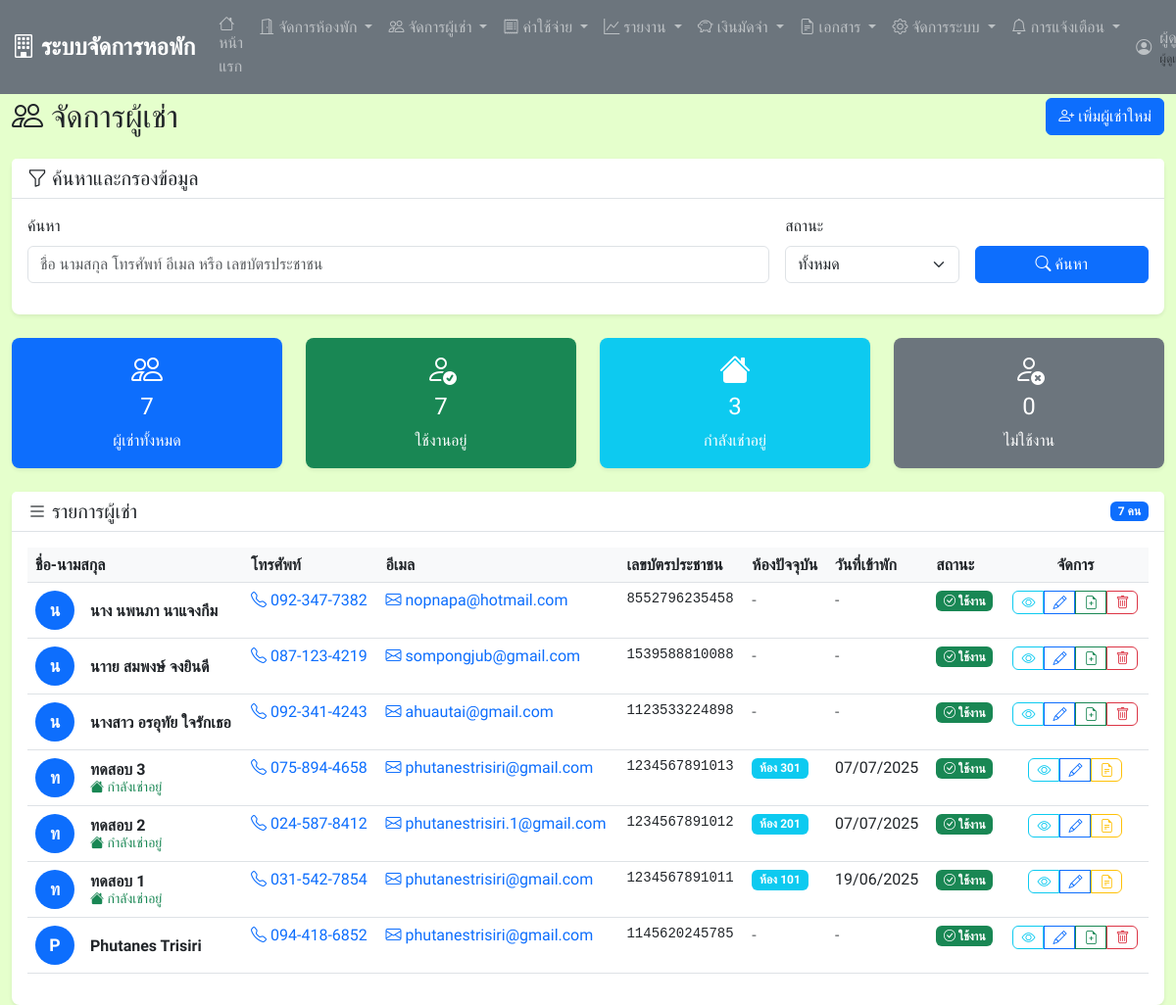
Page /tenants/tenants.php (signed in) on the earlier database version.
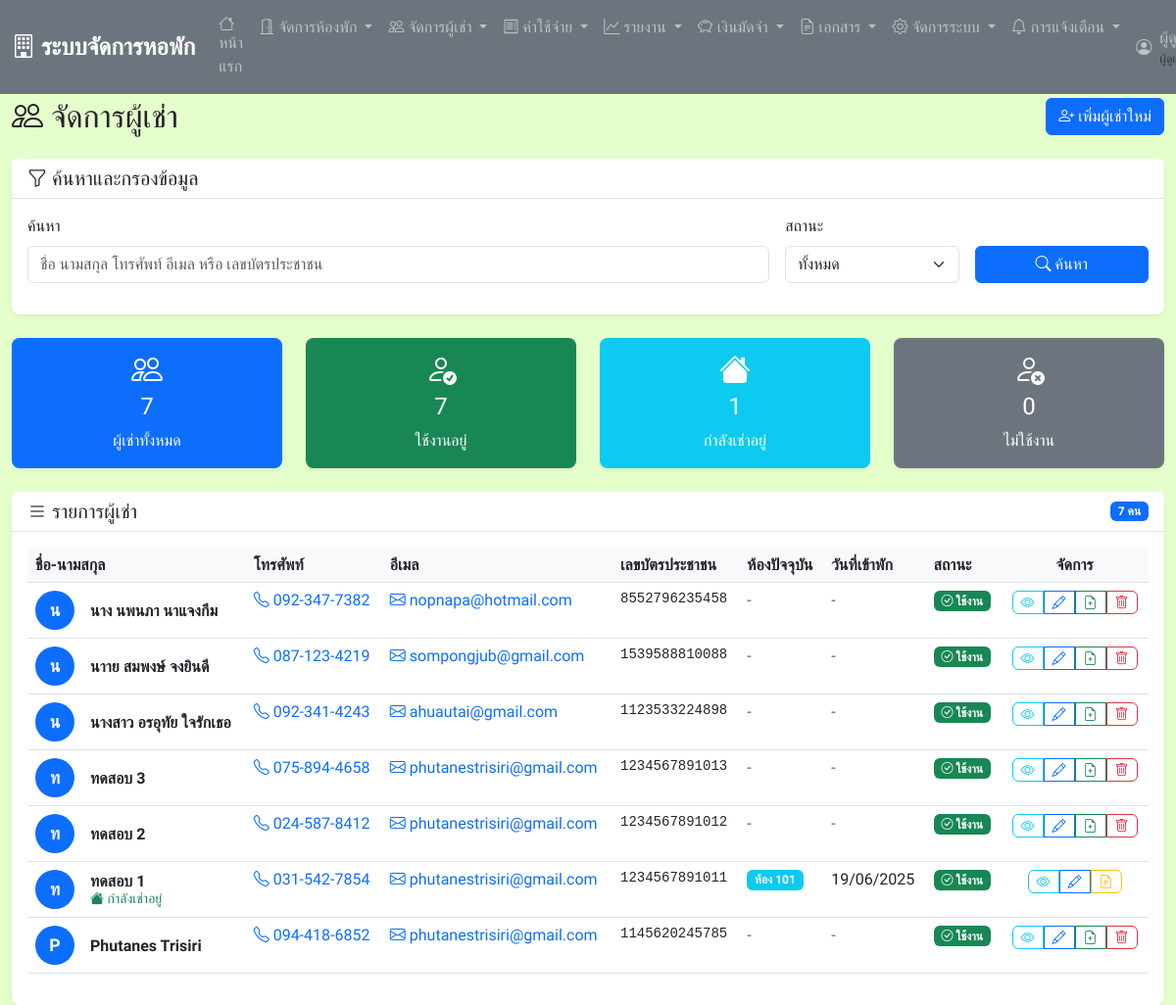
Same page on the later database version.
### tables this page shows
CREATE TABLE `tenants` (
  `tenant_id` int(11) NOT NULL,
  `first_name` varchar(50) NOT NULL,
  `last_name` varchar(50) NOT NULL,
  `phone` varchar(15) NOT NULL,
  `email` varchar(100) DEFAULT NULL,
  `id_card` varchar(20) NOT NULL,
  `address` text DEFAULT NULL,
  `emergency_contact` varchar(100) DEFAULT NULL,
  `emergency_phone` varchar(15) DEFAULT NULL,
  `tenant_status` enum('active','inactive') DEFAULT 'active',
  `created_at` timestamp NOT NULL DEFAULT current_timestamp()
);

### config.php (called while the page is built, shortened)
<?php
function formatDate($date) {
    return date('d/m/Y', strtotime($date));
}
?>

### tenants/tenants.php (the view, shortened to what the changed rows need)
<?php
require_once 'includes/header.php';
$sql = "SELECT t.*,
        (SELECT COUNT(*) FROM contracts c WHERE c.tenant_id = t.tenant_id AND c.contract_status = 'active') as has_active_contract,
        (SELECT r.room_number
         FROM contracts c
         JOIN rooms r ON c.room_id = r.room_id
         WHERE c.tenant_id = t.tenant_id AND c.contract_status = 'active'
         LIMIT 1) as current_room,
        (SELECT c.contract_start
         FROM contracts c
         WHERE c.tenant_id = t.tenant_id AND c.contract_status = 'active'
         LIMIT 1) as contract_start_date
        FROM tenants t WHERE 1=1";
$params = [];
$sql .= " ORDER BY t.created_at DESC";
try {
    $stmt = $pdo->prepare($sql);
    $stmt->execute($params);
    $tenants = $stmt->fetchAll();
} catch(PDOException $e) {
    $error_message = "เกิดข้อผิดพลาดในการดึงข้อมูล: " . $e->getMessage();
}
?>
<div class="container-fluid mt-4">
    <div class="row">
        <div class="col-12">
            <div class="d-flex justify-content-between align-items-center mb-4">
                <h2 class="mb-0">
                    <i class="bi bi-people"></i>
                    จัดการผู้เช่า
                </h2>
            </div>
            <div class="row mb-4">
                <div class="col-md-3">
                    <div class="card text-white bg-info">
                        <div class="card-body text-center">
                            <i class="bi bi-house-fill fs-2"></i>
                            <h4 class="mt-2"><?php echo count(array_filter($tenants, function($t) { return $t['has_active_contract'] > 0; })); ?></h4>
                            <p class="mb-0">กำลังเช่าอยู่</p>
                        </div>
                    </div>
                </div>
            </div>
            <div class="card">
                <div class="card-body">
                    <?php if (empty($tenants)): ?>
                        <div class="text-center py-5">
                            <i class="bi bi-person-plus display-1 text-muted"></i>
                            <h4 class="text-muted mt-3">ไม่พบข้อมูลผู้เช่า</h4>
                            <p class="text-muted">ยังไม่มีข้อมูลผู้เช่า หรือไม่มีข้อมูลที่ตรงกับเงื่อนไขการค้นหา</p>
                            <a href="add_tenant.php" class="btn btn-primary">
                                <i class="bi bi-person-plus"></i>
                                เพิ่มผู้เช่าคนแรก
                            </a>
                        </div>
                    <?php else: ?>
                        <div class="table-responsive">
                            <table class="table table-hover">
                                <thead>
                                    <tr>
                                        <th>ชื่อ-นามสกุล</th>
                                        <th>โทรศัพท์</th>
                                        <th>อีเมล</th>
                                        <th>เลขบัตรประชาชน</th>
                                        <th>ห้องปัจจุบัน</th>
                                        <th>วันที่เข้าพัก</th>
                                        <th>สถานะ</th>
                                        <th class="text-center">จัดการ</th>
                                    </tr>
                                </thead>
                                <tbody>
                                    <?php foreach ($tenants as $tenant): ?>
                                        <tr>
                                            <td>
                                                <div class="d-flex align-items-center">
                                                    <div class="avatar bg-primary text-white rounded-circle me-3" style="width: 40px; height: 40px; display: flex; align-items: center; justify-content: center;">
                                                        <?php echo mb_substr($tenant['first_name'], 0, 1, 'UTF-8'); ?>
                                                    </div>
                                                    <div>
                                                        <strong><?php echo $tenant['first_name'] . ' ' . $tenant['last_name']; ?></strong>
                                                        <?php if ($tenant['has_active_contract'] > 0): ?>
                                                            <br><small class="text-success"><i class="bi bi-house-fill"></i> กำลังเช่าอยู่</small>
                                                        <?php endif; ?>
                                                    </div>
                                                </div>
                                            </td>
                                            <td>
                                                <a href="tel:<?php echo $tenant['phone']; ?>" class="text-decoration-none">
                                                    <i class="bi bi-telephone"></i>
                                                    <?php echo $tenant['phone']; ?>
                                                </a>
                                            </td>
                                            <td>
                                                <?php if ($tenant['email']): ?>
                                                    <a href="mailto:<?php echo $tenant['email']; ?>" class="text-decoration-none">
                                                        <i class="bi bi-envelope"></i>
                                                        <?php echo $tenant['email']; ?>
                                                    </a>
                                                <?php else: ?>
                                                    <span class="text-muted">-</span>
                                                <?php endif; ?>
                                            </td>
                                            <td>
                                                <small class="font-monospace"><?php echo $tenant['id_card']; ?></small>
                                            </td>
                                            <td>
                                                <?php if ($tenant['current_room']): ?>
                                                    <span class="badge bg-info">ห้อง <?php echo $tenant['current_room']; ?></span>
                                                <?php else: ?>
                                                    <span class="text-muted">-</span>
                                                <?php endif; ?>
                                            </td>
                                            <td>
                                                <?php if ($tenant['contract_start_date']): ?>
                                                    <?php echo formatDate($tenant['contract_start_date']); ?>
                                                <?php else: ?>
                                                    <span class="text-muted">-</span>
                                                <?php endif; ?>
                                            </td>
                                            <td>
                                                <?php
                                                $status_class = $tenant['tenant_status'] == 'active' ? 'bg-success' : 'bg-secondary';
                                                $status_text = $tenant['tenant_status'] == 'active' ? 'ใช้งาน' : 'ไม่ใช้งาน';
                                                $status_icon = $tenant['tenant_status'] == 'active' ? 'bi-check-circle' : 'bi-x-circle';
                                                ?>
                                                <span class="badge <?php echo $status_class; ?>">
                                                    <i class="<?php echo $status_icon; ?>"></i>
                                                    <?php echo $status_text; ?>
                                                </span>
                                            </td>
                                            <td class="text-center">
                                                <div class="btn-group" role="group">
                                                    <a href="view_tenant.php?id=<?php echo $tenant['tenant_id']; ?>"
                                                       class="btn btn-sm btn-outline-info"
                                                       data-bs-toggle="tooltip"
                                                       title="ดูรายละเอียด">
                                                        <i class="bi bi-eye"></i>
                                                    </a>
                                                    <a href="edit_tenant.php?id=<?php echo $tenant['tenant_id']; ?>"
                                                       class="btn btn-sm btn-outline-primary"
                                                       data-bs-toggle="tooltip"
                                                       title="แก้ไข">
                                                        <i class="bi bi-pencil"></i>
                                                    </a>
                                                    <?php if ($tenant['has_active_contract'] == 0): ?>
                                                        <a href="add_contract.php?tenant_id=<?php echo $tenant['tenant_id']; ?>"
                                                           class="btn btn-sm btn-outline-success"
                                                           data-bs-toggle="tooltip"
                                                           title="สร้างสัญญา">
                                                            <i class="bi bi-file-earmark-plus"></i>
                                                        </a>
                                                    <?php else: ?>
                                                        <a href="contracts.php?tenant_id=<?php echo $tenant['tenant_id']; ?>"
                                                           class="btn btn-sm btn-outline-warning"
                                                           data-bs-toggle="tooltip"
                                                           title="ดูสัญญา">
                                                            <i class="bi bi-file-earmark-text"></i>
                                                        </a>
                                                    <?php endif; ?>
                                                    <?php if ($tenant['has_active_contract'] == 0): ?>
                                                        <a href="tenants.php?delete=<?php echo $tenant['tenant_id']; ?>"
                                                           class="btn btn-sm btn-outline-danger"
                                                           data-bs-toggle="tooltip"
                                                           title="ลบ"
                                                           onclick="return confirmDelete('คุณต้องการลบข้อมูลผู้เช่า <?php echo $tenant['first_name'] . ' ' . $tenant['last_name']; ?> หรือไม่?')">
                                                            <i class="bi bi-trash"></i>
                                                        </a>
                                                    <?php endif; ?>
                                                </div>
                                            </td>
                                        </tr>
                                    <?php endforeach; ?>
                                </tbody>
                            </table>
                        </div>
                    <?php endif; ?>
                </div>
            </div>
        </div>
    </div>
</div>
<?php include 'includes/footer.php'; ?>

Differences in the rows shown:
shown differently, row unchanged: tenants (number 4 of 7 on the later page): current_room "301" → (not shown); contract_start_date "07/07/2025" → (not shown); text "กำลังเช่าอยู่ ห้อง" → "- -"
changed tenants (number 5 of 7 on the later page): email "phutanestrisiri.1@gmail.com" → "phutanestrisiri@gmail.com"; current_room "201" → (not shown); contract_start_date "07/07/2025" → (not shown); text "กำลังเช่าอยู่ ห้อง" → "- -"
Other differences:
text no longer shown: "3"
text now shown: "1"
